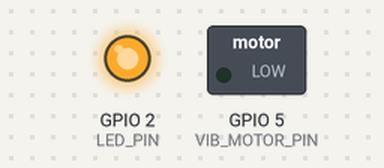
A sketch run on a simulated ESP8266 (NodeMCU). On the bench: switched loads named in the sketch (green lamp = pin HIGH), output pins drawn as LEDs (lit = HIGH). WiFi joins after 1.5 s; servers stay silent unless stated; what the sketch prints to the serial monitor is not drawn.

Above: at 1.9 s.
Timing chart, 0 to 3.4 s (numbered marks = the images above):
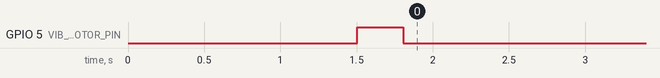

The sketch:

wristband.ino
```cpp
#include <ESP8266WiFi.h>
#include <WiFiUdp.h>

// ─── CONFIGURATION ────────────────────────────────────────────────
const char* ssid = "YOUR_WIFI_SSID";
const char* password = "YOUR_WIFI_PASSWORD";

// UDP Port to listen on (must match the dispenser's port)
const unsigned int localUdpPort = 4210;
char packetBuffer[255];

WiFiUDP Udp;

// Pin Definitions
#define VIB_MOTOR_PIN  5  // D1 on ESP8266 NodeMCU/Mini
#define LED_PIN        2  // Built-in LED on ESP8266 (active LOW)

// ─── VIBRATION PATTERNS ───────────────────────────────────────────
void triggerAlert() {
  Serial.println("📳 Alert triggered! Vibrating...");

  // Alert pattern: 3 quick pulses of 1.5s vibration + 0.5s pause
  for (int i = 0; i < 3; i++) {
    digitalWrite(VIB_MOTOR_PIN, HIGH);
    digitalWrite(LED_PIN, LOW); // LED ON (active low)
    delay(1500);

    digitalWrite(VIB_MOTOR_PIN, LOW);
    digitalWrite(LED_PIN, HIGH); // LED OFF
    delay(500);
  }
}

// ─── SETUP ────────────────────────────────────────────────────────
void setup() {
  Serial.begin(115200);

  // Initialize Pins
  pinMode(VIB_MOTOR_PIN, OUTPUT);
  pinMode(LED_PIN, OUTPUT);

  digitalWrite(VIB_MOTOR_PIN, LOW);
  digitalWrite(LED_PIN, HIGH); // LED off

  // Connect to WiFi
  Serial.printf("Connecting to %s ", ssid);
  WiFi.begin(ssid, password);
  while (WiFi.status() != WL_CONNECTED) {
    delay(500);
    Serial.print(".");
  }
  Serial.println("\n📶 Connected to WiFi!");
  Serial.print("IP Address: ");
  Serial.println(WiFi.localIP());

  // Start UDP Listening
  Udp.begin(localUdpPort);
  Serial.printf("Listening for alerts on UDP port %d...\n", localUdpPort);

  // Test vibration motor once on boot
  digitalWrite(VIB_MOTOR_PIN, HIGH);
  delay(300);
  digitalWrite(VIB_MOTOR_PIN, LOW);
}

// ─── LOOP ─────────────────────────────────────────────────────────
void loop() {
  int packetSize = Udp.parsePacket();
  if (packetSize) {
    Serial.printf("Received packet of size %d from %s:%d\n",
                  packetSize,
                  Udp.remoteIP().toString().c_str(),
                  Udp.remotePort());

    // Read the packet into packetBufffer
    int len = Udp.read(packetBuffer, 255);
    if (len > 0) {
      packetBuffer[len] = 0;
    }

    Serial.printf("Packet contents: %s\n", packetBuffer);

    // Check if it's our alert trigger
    if (strcmp(packetBuffer, "DOSE_ALERT") == 0) {
      triggerAlert();
    }
  }
  delay(10);
}
```
